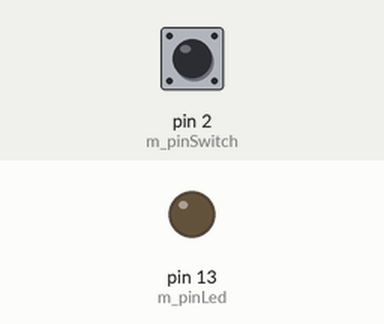
Simulated run of this sketch. Board: Arduino Uno, built with avr-gcc and run on an emulated ATmega328P. Parts: output pins drawn as LEDs (lit = HIGH). Dashed ring = blinking. Inputs (shaded band) come from the test bench; at power-on: pin 2 (m_pinSwitch) HIGH. What the sketch prints to the serial monitor is not drawn.

Above: at 1.2 s.
1.3 s: pin 2 (m_pinSwitch) pulled LOW for 0.15 s
At 2.6 s:
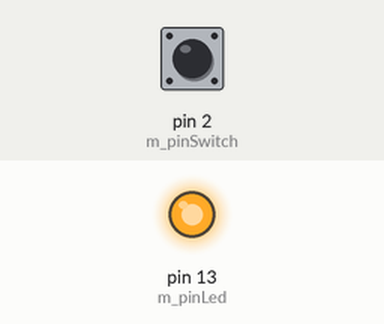
2.9 s: pin 2 (m_pinSwitch) pulled LOW for 1 s
At 3.2 s:
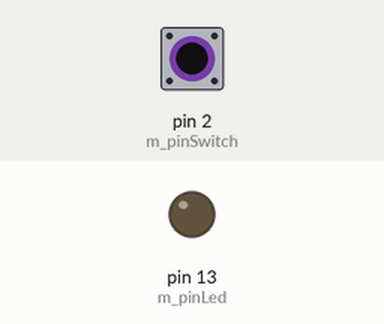
5.4 s: pin 2 (m_pinSwitch) pulsed LOW 5 times (0.12 s each, 0.3 s apart)
At 6.21 s:
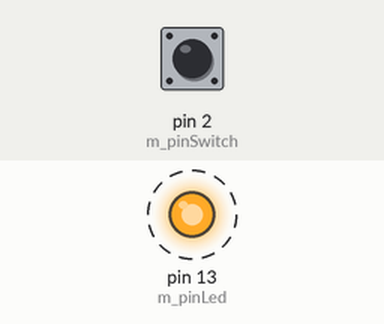
Timing chart, 0 to 8.4 s (numbered marks = the images above; inputs shaded):
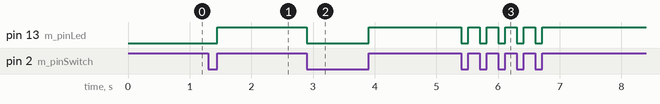

The sketch:

code.ino
```cpp
/* 20.05.2020
 *  LUMIERES DANS LA NUIT
 *
 *  Petite simulation d'un emetteur morse.
 *
 *  L'appui sur un interrupteur simule le manipulateur
 *  Une diode simule le message
 *  Le message envoyé est affiché sur un ecran (ici moniteur serie)
 *
 *  ***
 *
 *  le duree d'un point (di) est nommee dt
 *
 *  si l'interrupteur est pressé pendant une duree inferieur a dt
 *  => c'est un point
 *
 *  si 'l'interrupteur est pressé pendant une duree superieure a 3*dt
 *  => c'est un trait
 *
 *  si l'interrupteur est relaché pendant n*dt
 *  => n espaces
 *
 *  si l'interrupteur est pressé pendant une duree comprise entre dt et 3*dt
 *  => ?, signe incompris
 */

// #### PARAMETRES DE MONTAGES
// a adapter au montage réel

const byte m_pinLed = 13; // branchement de la led
const byte m_pinSwitch = 2; // branchement de l'interrupteur

// #### PARAMETRES D'UTILISATIONS
// peuvent être ajustés manuellement

const float m_dt = 1;
  // duree correspondant a un point (en seconde)
  // un trait => 3 dt

// #### PARAMETRES INTERNES
// ne pas modifier

unsigned long m_pressedAt;
  // data a laquelle l'interrupteur a été pressé / relaché

unsigned long m_pressedFor;
  // duree pendant laquelle est pressee l'interrupteur

bool m_switchState = false;
  // etat initial de l'interrupteur


void setup() {
  // initialisation des pins
  pinMode(m_pinLed, OUTPUT);
  digitalWrite(m_pinLed, LOW);

  pinMode(m_pinSwitch, INPUT);

  // initialisation du port serie
  Serial.begin(9600);

  // initialisation des parametres
  m_switchState = digitalRead(m_pinSwitch);
  m_pressedAt = millis();

}

void loop() {

  bool newState = digitalRead(m_pinSwitch);

  if (newState != m_switchState){ // si l'etat de l'interrupteur a change

    // calcul de la duree durant laquelle l'interrupteur est resté a l'état précedent
    m_pressedFor = millis() - m_pressedAt;

    // enregistrement de la date du dernier changement d'etat de l'interrupteur a changé d'état
    m_pressedAt = millis();

    // changement d'etat de la led
    digitalWrite(m_pinLed, newState);

    if ((m_pressedFor < m_dt*1000) && m_switchState) { // duree d'un point
      Serial.print('.');
    } else if ((m_pressedFor > 3*m_dt*1000) && m_switchState){ // c'est un trait
      Serial.print('_');
    } else if (!m_switchState) {
      // ecrit le nombre d'espace correpondant a la duree ou l'interrupteur est relaché
      int spaceNbr = m_pressedFor / (m_dt* 1000);
      for (int k = 0; k < spaceNbr ; k++){
        Serial.print(' ');
      }
    } else { // duree d'appui non reconnu
      Serial.print('?');
    }
  }

  m_switchState = newState;
}
```

Measured:
- after the input at 1.3 s, pin 13 (m_pinLed): LOW → HIGH after 0.15 s
- after the input at 2.9 s, pin 13 (m_pinLed): HIGH → LOW at once, → HIGH 1.0 s later
- after the input at 5.4 s, pin 13 (m_pinLed): alternates HIGH for 0.18 s and LOW for 0.12 s, 10 changes in all, then stays HIGH, starting at once
